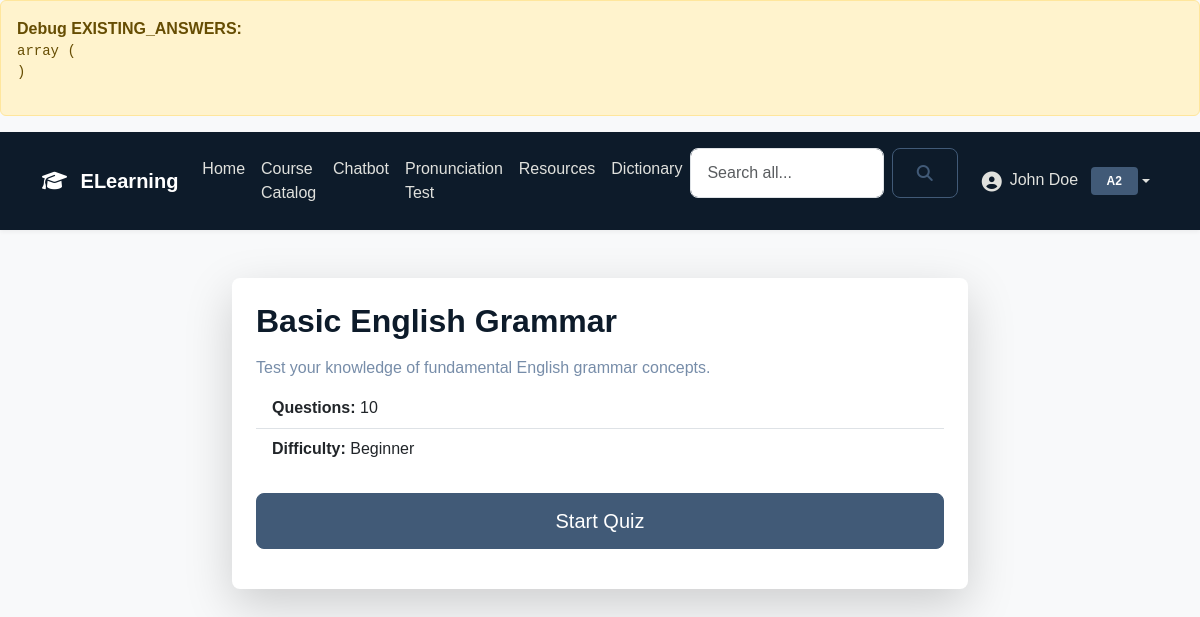
Screenshot of /take-quiz.php?id=1 (signed in) with the database file from the repository.
### tables this page shows
CREATE TABLE IF NOT EXISTS user_profiles (
    profile_id INT PRIMARY KEY AUTO_INCREMENT,
    user_id INT UNIQUE,
    full_name VARCHAR(100),
    proficiency_level CHAR(2) COMMENT 'A1, A2, B1, B2, C1, C2',
    profile_picture VARCHAR(255),
    FOREIGN KEY (user_id) REFERENCES users(user_id) ON DELETE CASCADE
);

CREATE TABLE IF NOT EXISTS quizzes (
    quiz_id INT PRIMARY KEY AUTO_INCREMENT,
    title VARCHAR(255) NOT NULL,
    description TEXT,
    difficulty_level TINYINT NOT NULL COMMENT '0: beginner, 1: intermediate, 2: advanced',
    created_at TIMESTAMP DEFAULT CURRENT_TIMESTAMP
);

### take-quiz.php (the view, shortened to what this page needs)
<?php
require_once 'includes/db.php';
$quiz_id = (int)$_GET['id'];
$stmt = $conn->prepare("SELECT * FROM quizzes WHERE quiz_id = ?");
$stmt->execute([$quiz_id]);
$quiz = $stmt->fetch();
$existing_answers = [];
$stmt = $conn->prepare("SELECT * FROM quiz_questions WHERE quiz_id = ?");
$stmt->execute([$quiz_id]);
$questions = $stmt->fetchAll();
$show_intro = !isset($_GET['start']) && !isset($_GET['q']) && !isset($_POST['submit']);
if (isset($existing_answers)) {
    echo '<div class="alert alert-warning"><b>Debug EXISTING_ANSWERS:</b> <pre>';
    var_export($existing_answers);
    echo '</pre></div>';
}
?>
<!DOCTYPE html>
<html lang="en">
<head>
    <link href="https://cdn.jsdelivr.net/npm/bootstrap@5.3.2/dist/css/bootstrap.min.css" rel="stylesheet">
    <link href="https://cdnjs.cloudflare.com/ajax/libs/font-awesome/6.4.2/css/all.min.css" rel="stylesheet">
    <link href="css/custom.css" rel="stylesheet">
</head>
<body class="pb-5">
    <?php include 'includes/nav.php'; ?>
    <div class="container py-5">
        <div class="row justify-content-center">
            <div class="col-lg-8">
                <div class="card border-0 shadow-lg">
                    <div class="card-body p-4">
                        <?php if ($show_intro): ?>
                            <h2 class="mb-3"><?php echo htmlspecialchars($quiz['title']); ?></h2>
                            <p class="mb-2 text-muted"><?php echo htmlspecialchars($quiz['description']); ?></p>
                            <ul class="list-group list-group-flush mb-4">
                                <li class="list-group-item"><strong>Questions:</strong> <?php echo count($questions); ?></li>
                                <li class="list-group-item"><strong>Difficulty:</strong> <?php echo ['Beginner','Intermediate','Advanced'][$quiz['difficulty_level']]; ?></li>
                            </ul>
                            <form method="get" action="">
                                <button type="submit" class="btn btn-primary btn-lg w-100">Start Quiz</button>
                            </form>
                        <?php endif; ?>
                    </div>
                </div>
            </div>
        </div>
    </div>
</body>
</html>

### includes/nav.php (shortened to what this page needs)
<?php
$current_url = $_SERVER['REQUEST_URI'];
$PATH_PREFIX = strpos($current_url, 'games/wordscapes') !== false ? '../../' : '';
?>
<nav class="navbar navbar-expand-lg sticky-top navbar-dark">
    <div class="container">
        <a class="navbar-brand" href="<?= $PATH_PREFIX ?>index.php">
            <i class="fas fa-graduation-cap me-2"></i>
            ELearning
        </a>
        <div class="collapse navbar-collapse" id="navbarNav">
            <ul class="navbar-nav me-auto">
                <li class="nav-item">
                    <a class="nav-link" href="<?= $PATH_PREFIX ?>index.php">Home</a>
                </li>
                <li class="nav-item">
                    <a class="nav-link" href="<?= $PATH_PREFIX ?>courses.php">Course Catalog</a>
                </li>
                <?php if (isset($_SESSION['user_id'])): ?>
                <li class="nav-item">
                    <a class="nav-link" href="<?= $PATH_PREFIX ?>chatbot.php">Chatbot</a>
                </li>
                <li class="nav-item">
                    <a class="nav-link" href="<?= $PATH_PREFIX ?>pronunciation.php">Pronunciation Test</a>
                </li>
                <?php endif; ?>
                <li class="nav-item">
                    <a class="nav-link" href="<?= $PATH_PREFIX ?>resources.php">Resources</a>
                </li>
                <li class="nav-item">
                    <a class="nav-link" href="<?= $PATH_PREFIX ?>dictionary.php">Dictionary</a>
                </li>
            </ul>
            <form class="d-flex me-3" id="global-search-form" action="<?= $PATH_PREFIX ?>search.php" method="get" role="search">
                <input class="form-control me-2" type="search" name="q" placeholder="Search all..." aria-label="Search" required style="min-width:170px;">
                <button class="btn btn-outline-primary" type="submit"><i class="fas fa-search"></i></button>
            </form>
            <ul class="navbar-nav">
                <?php if (isset($_SESSION['user_id'])): ?>
                <?php
                    try {
                        $stmt = $conn->prepare("
                            SELECT up.profile_picture, up.proficiency_level, up.full_name,
                                   (SELECT test_date
                                    FROM level_test_results
                                    WHERE user_id = ?
                                    ORDER BY test_date DESC
                                    LIMIT 1) as last_test_date
                            FROM user_profiles up
                            WHERE up.user_id = ?
                        ");
                        $stmt->execute([$_SESSION['user_id'], $_SESSION['user_id']]);
                        $profile = $stmt->fetch();
                    } catch(PDOException $e) {
                        $profile = false;
                    }
                    ?>
                <li class="nav-item dropdown">
                    <a class="nav-link dropdown-toggle d-flex align-items-center" href="#" role="button"
                        data-bs-toggle="dropdown">
                        <?php if ($profile && !empty($profile['profile_picture'])): ?>
                        <img src="<?php echo htmlspecialchars($profile['profile_picture']); ?>" alt="Profile"
                            class="rounded-circle me-2" style="width: 32px; height: 32px; object-fit: cover;">
                        <?php else: ?>
                        <i class="fas fa-user-circle fa-lg me-2"></i>
                        <?php endif; ?>
                        <div>
                            <span
                                class="me-2"><?php echo htmlspecialchars($profile && !empty($profile['full_name']) ? $profile['full_name'] : $_SESSION['username']); ?></span>
                            <?php if ($profile && !empty($profile['proficiency_level'])): ?>
                            <span
                                class="badge bg-primary"><?php echo htmlspecialchars($profile['proficiency_level']); ?></span>
                            <?php endif; ?>
                        </div>
                    </a>
                </li>
                <?php endif; ?>
            </ul>
        </div>
    </div>
</nav>

### css/custom.css (style rules this page uses)
:root { --primary: #415a77; --secondary: #1b263b; --dark: #0d1b2a; --accent: #778da9; --light: #e0e1dd; --success: #27ae60; --warning: #f39c12; --danger: #e74c3c; --white: #ffffff; --gray-100: #f8f9fa; --gray-200: #e9ecef; --gray-300: #dee2e6; --gray-400: #ced4da; --gray-500: #adb5bd; --gray-600: #778da9; --gray-700: #415a77; --gray-800: #1b263b; --gray-900: #0d1b2a; --font-primary: "Ubuntu", sans-serif; --font-secondary: "Inter", sans-serif; --spacing-xs: 0.25rem; --spacing-sm: 0.5rem; --spacing-md: 1rem; --spacing-lg: 1.5rem; --spacing-xl: 2rem; --radius-sm: 0.25rem; --radius-md: 0.5rem; --radius-lg: 1rem; --radius-xl: 2rem; --shadow-sm: 0 2px 4px rgba(0, 0, 0, 0.05); --shadow-md: 0 4px 6px rgba(0, 0, 0, 0.1); --shadow-lg: 0 10px 15px rgba(0, 0, 0, 0.1); --shadow-xl: 0 20px 25px rgba(0, 0, 0, 0.15); }
body { font-family: var(--font-primary); color: var(--gray-800); background-color: var(--gray-100); }
h1, h2, h3, h4, h5, h6 { font-weight: 700; color: var(--dark); }
.navbar { background-color: var(--dark); box-shadow: var(--shadow-sm); padding: var(--spacing-md) 0; }
.navbar-brand { font-weight: 700; color: var(--white) !important; }
.nav-link { font-weight: 500; color: var(--light) !important; transition: color 0.3s ease; }
.card { border: none; border-radius: var(--radius-md); box-shadow: var(--shadow-md); transition: transform 0.3s ease, box-shadow 0.3s ease; background-color: var(--white); }
.btn { font-weight: 500; padding: 0.75rem 1.5rem; border-radius: var(--radius-md); transition: all 0.3s ease; }
.btn-primary { background-color: var(--primary); border-color: var(--primary); color: var(--white); }
.btn-outline-primary { color: var(--primary); border-color: var(--primary); }
.badge { font-weight: 600; padding: 0.5rem 1rem; border-radius: var(--radius-sm); }
.badge.bg-primary { background-color: var(--primary) !important; }
.form-control, .form-select { border-radius: var(--radius-md); padding: 0.75rem 1rem; border-color: var(--gray-300); transition: all 0.3s ease; }
.text-muted { color: var(--gray-600) !important; }

### rows the page displays
user_profiles: full_name "John Doe", proficiency_level "A2"
quizzes: title "Basic English Grammar", description "Test your knowledge of fundamental English grammar concepts.", difficulty_level "Beginner"

### other values shown
count($questions) "10"
